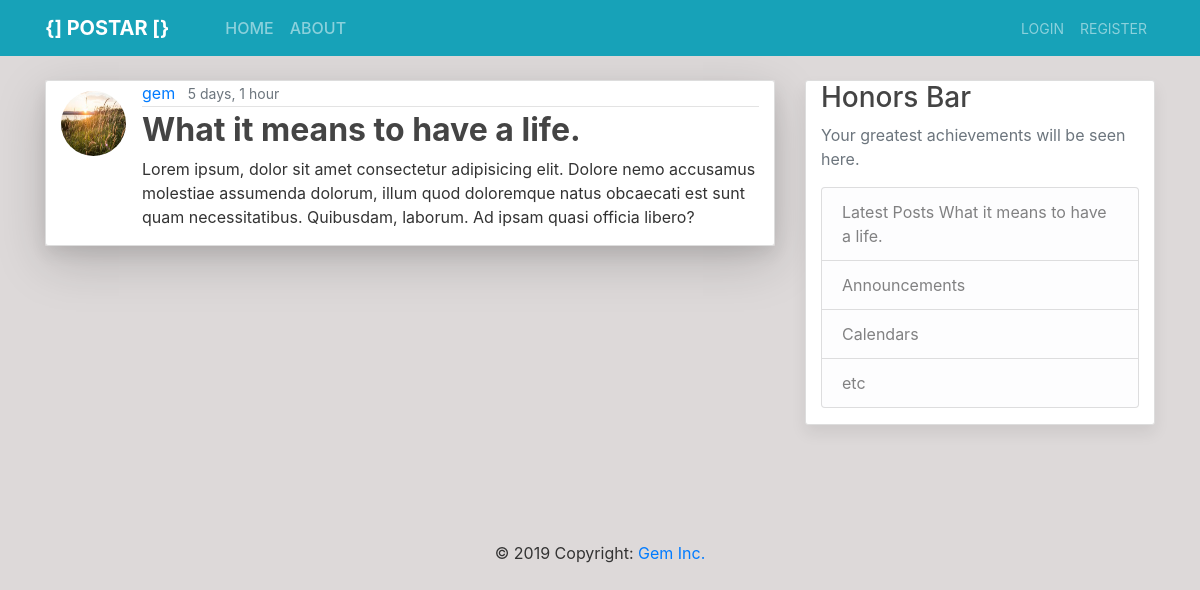
The app's page /post/17/ with its own data.
### blog/models.py (models this page shows, shortened)
class Post(models.Model):
    title = models.CharField(max_length=100)
    content = models.TextField()
    date_posted = models.DateTimeField(auto_now_add=True)
    author = models.ForeignKey(User, on_delete=models.CASCADE)

### users/models.py (models this page shows, shortened)
class Profile(models.Model):
    user = models.OneToOneField(User, on_delete=models.CASCADE)
    image = models.ImageField(default='default.jpg', upload_to='profile_pics')

### blog/views.py (the view)
# urls.py: path('post/<int:pk>/', PostDetailView.as_view(), name='post-detail'),
class PostDetailView(DetailView):
    model = Post

### blog/templates/blog/post_detail.html (shortened to what this page needs)
{% extends 'blog/base.html' %}
{% block content %}
<div class="shadow-lg">
<article class="container media content-section">
        <a href="{% url 'user-profile' post.author.username %}"><img src="{{ post.author.profile.image.url }}" class="rounded-circle article-img" alt="profile"></a>
       <div class="media-body">
        <div class="article-metadata">
            <a href="{% url 'user-posts' object.author.username %}" class="mr-2">{{ object.author }}</a>
            <small class="text-muted">{{ object.date_posted|timesince }}</small>
        </div>
        <h2 class="article-title"><strong>{{ object.title }}</strong></h2>
        <p class="article-content">{{ object.content }}</p>
    </div>
</article>
</div>
{% endblock %}

### blog/templates/blog/base.html (shortened to what this page needs)
{% load static %}
<!DOCTYPE html>
<html lang="en">
<head>
    <link rel="stylesheet" href="{% static 'bootstrap/css/bootstrap.css' %}">
    <link rel="stylesheet" href="{% static 'blog/css/main.css' %}">
</head>
<header class="small-header site-header bg-steel">
    <nav class="navbar navbar-expand-md navbar-dark bg-steel fixed-top bg-info">
        <div class="container">
            <a href="{% url 'blog-home' %}" class="navbar-brand mr-5"><strong>{] POSTAR [}</strong></a>
            <div class="collapse navbar-collapse" id="navbarToggle">
                <div class=" navbar-nav mr-auto">
                    <a href="{% url 'blog-home' %}" class="nav-item nav-link">HOME</a>
                    <a href="{% url 'blog-about' %}" class="nav-item nav-link">ABOUT</a>
                </div>
                <div class="navbar-nav">
                    {% if user.is_authenticated %}
                    <a href="{% url 'post-create' %}" class="nav-item nav-link"><small>NEW POST</small></a>
                    <a href="{% url 'profile' %}" class="nav-item nav-link"><small>PROFILE</small></a>
                    <a href="{% url 'logout' %}" class="nav-item nav-link"><small>LOGOUT</small></a>
                    {% else %}
                    <a href="{% url 'login' %}" class="nav-item nav-link"><small>LOGIN</small></a>
                    <a href="{% url 'register' %}" class="nav-item nav-link"><small>REGISTER</small></a>
                    {% endif %}
                </div>
            </div>
        </div>
    </nav>
</header>
<body>
    <main role="main" class="container">
        <div class="row">
            <div class="col-md-8">
                {% block content %}{% block modal %}{% endblock modal %}{% endblock content %}
            </div>
            <div class="col-md-4">
                <div class="container content-section fixed">
                    <h3>Honors Bar</h3>
                    <p class='text-muted'> Your greatest achievements will be seen here.
                        <ul class="list-group">
                            <li class="list-group-item list-group-item-light">Latest Posts {{ post.title }}</li>
                            <li class="list-group-item list-group-item-light">Announcements</li>
                            <li class="list-group-item list-group-item-light">Calendars</li>
                            <li class="list-group-item list-group-item-light">etc</li>
                        </ul>
                    </p>
                </div>
            </div>
        </div>
    </main>
    <div class="cotainer" style="padding-top: 5rem;">
        <footer class="page-footer blue font-small">
            <div class="container">
                <div class="footer-copyright text-center py-3">&copy; 2019 Copyright:
                    <a href="{% url 'blog-about' %}">Gem Inc.</a>
                </div>
            </div>
        </footer>
    </div>
</body>
</html>

### blog/static/blog/css/main.css (style rules this page uses)
body { background: #ddd9d9; color: #333333; margin-top: 5rem; }
h1, h2, h3, h4, h5, h6 { color: #444444; }
ul { margin: 0; }
.bg-steel { margin-top: 0; background-color: #1d8bda; }
.site-header, .navbar-nav, .nav-link:hover { color: #ffffff; }
.site-header, .navbar-nav, .nav-link.active { font-weight: 500; }
.content-section { background: #ffffff; padding: 10px, 20px; border: 1px solid #dddddd; border-radius: 3px; margin-bottom: 20px; box-shadow: 0 0.5rem 1rem rgba(0, 0, 0, 0.075) !important; }
.article-title { color: #444444; }
.article-content { white-space: pre-line; }
.article-img { height: 65px; width: 65px; margin-right: 16px; margin-top: 10px; }
.article-metadata { padding-bottom: 1px; margin-bottom: 4px; border-bottom: 1px solid #e3e3e3; }

### records on screen
Post: author.profile.image (picture), author "gem", date_posted "5 days, 1 hour", title "What it means to have a life.", content "Lorem ipsum, dolor sit amet consectetur adipisicing elit. Dolore nemo accusamus molestiae assumenda dolorum, illum quod doloremque natus obcaecati est sunt quam necessitatibus. Quibusdam, laborum. Ad ipsam quasi officia libero?"
